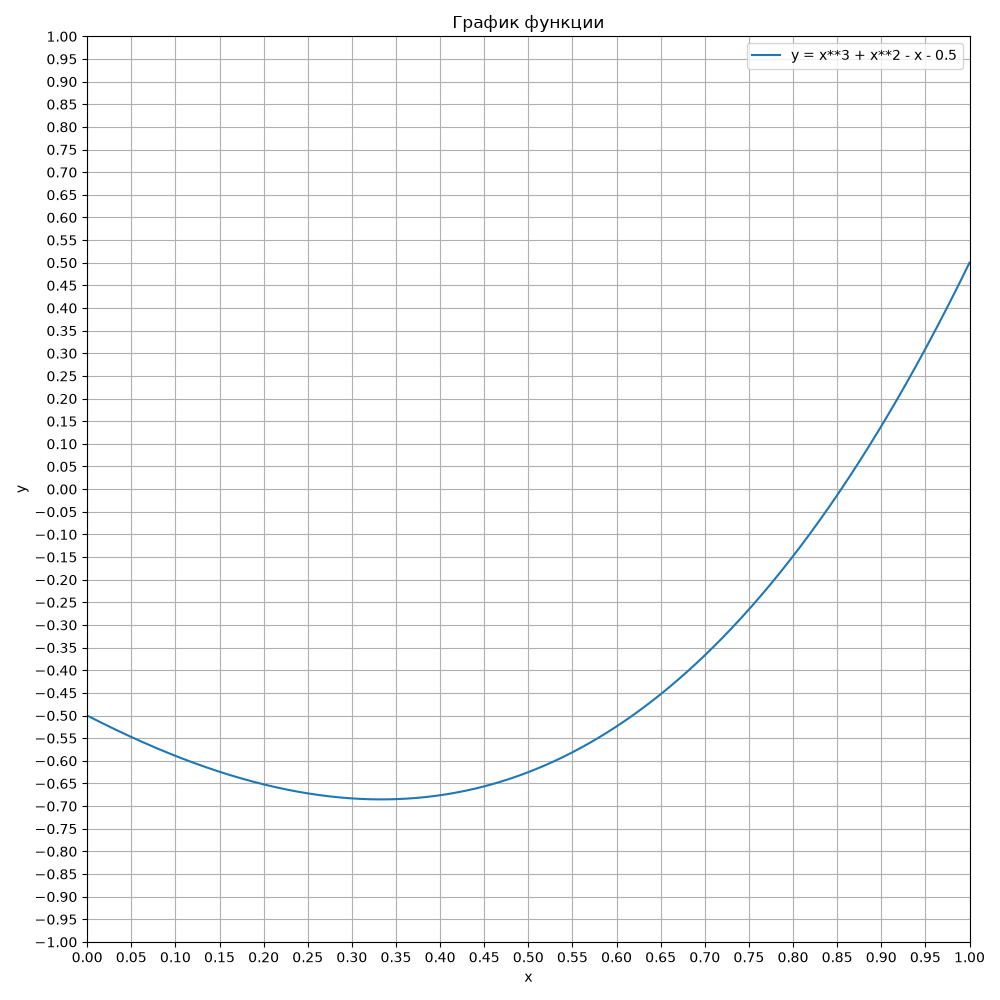

Python code for this plot:
import matplotlib.pyplot as plt
from matplotlib.ticker import MultipleLocator


LEFT_BORDER = 0.8
RIGHT_BORDER = 0.9
LAMBDA = 0.3
MAX_ITERATIONS = 1000
GRAPH_LEFT_X = 0
GRAPH_RIGHT_X = 1
GRAPH_LEFT_Y = -1
GRAPH_RIGHT_Y = 1
GRAPH_STEP = 0.001
GRAPH_FILE = '1.png'


def function(x):
    return x ** 3 + x ** 2 - x - 0.5


def first_derivative(x):
    return 3 * x ** 2 + 2 * x - 1


def equivalent_function(x):
    return x - LAMBDA * function(x)


def find_q():
    borders_values = [equivalent_function(LEFT_BORDER),
                      equivalent_function(RIGHT_BORDER)]
    if min(borders_values) < LEFT_BORDER or max(borders_values) > RIGHT_BORDER:
        raise ValueError('Не выполняется условие 1) теоремы 2.3')
    q = max(
        abs(1 - LAMBDA * first_derivative(LEFT_BORDER)),
        abs(1 - LAMBDA * first_derivative(RIGHT_BORDER))
    )
    if q >= 1:
        raise ValueError('Не выполняется условие 2) теоремы 2.3')
    return q


def simple_iter_method(epsilon, q):
    x = (LEFT_BORDER + RIGHT_BORDER) / 2
    list_x = list()
    list_x.append(x)
    for i in range(MAX_ITERATIONS):
        next_x = equivalent_function(x)
        list_x.append(next_x)
        error = q / (1 - q) * abs(next_x - x)
        x = next_x
        if error <= epsilon:
            return x, list_x
    raise RuntimeError('Метод простой итерации не сошёлся')


def newton_method(epsilon):
    x = RIGHT_BORDER
    list_x = list()
    list_x.append(x)
    for i in range(MAX_ITERATIONS):
        next_x = x - function(x) / first_derivative(x)
        list_x.append(next_x)
        if abs(next_x - x) <= epsilon:
            return next_x, list_x
        x = next_x
    raise RuntimeError('Метод Ньютона не сошёлся')


def make_graph():
    points_count = round((GRAPH_RIGHT_X - GRAPH_LEFT_X) / GRAPH_STEP)
    list_x = list()
    for i in range(points_count + 1):
        list_x.append(GRAPH_LEFT_X + i * GRAPH_STEP)
    list_y = list()
    for x in list_x:
        list_y.append(function(x))
    figure, axes = plt.subplots(figsize=(10, 10))
    axes.set_title('График функции')
    axes.plot(list_x, list_y, label='y = x**3 + x**2 - x - 0.5')
    axes.set_xlabel('x')
    axes.set_ylabel('y')
    axes.set_xlim(GRAPH_LEFT_X, GRAPH_RIGHT_X)
    axes.set_ylim(GRAPH_LEFT_Y, GRAPH_RIGHT_Y)
    axes.xaxis.set_major_locator(MultipleLocator(0.05))
    axes.yaxis.set_major_locator(MultipleLocator(0.05))
    axes.grid(True)
    axes.legend()
    figure.tight_layout()
    figure.savefig(GRAPH_FILE)
    plt.close(figure)


def main():
    try:
        with open('input1.txt', 'r', encoding='utf-8') as file:
            epsilon = float(file.read().strip())
    except FileNotFoundError:
        raise FileNotFoundError('Отсутствует input1.txt')
    except Exception as e:
        raise ValueError(f'Некорректный input1.txt: {e}')
    if epsilon <= 0:
        raise ValueError('Точность должна быть положительной')
    q = find_q()
    make_graph()
    simple_x, simple_list_x = simple_iter_method(epsilon, q)
    newton_x, newton_list_x = newton_method(epsilon)
    with open('output1.txt', 'w', encoding='utf-8') as file:
        file.write('x^3 + x^2 - x - 0.5 = 0' + '\n')
        file.write(f'Точность вычислений = {epsilon:.3g}' + '\n\n')
        file.write('Графически определено' + '\n')
        file.write(f'x на [{LEFT_BORDER}, {RIGHT_BORDER}]' + '\n')
        file.write('\n' + 'Метод простой итерации' + '\n')
        file.write('Начальное приближение x0 = '
                   f'{((LEFT_BORDER + RIGHT_BORDER) / 2):.3g}' + '\n')
        file.write('i - номер итерации' + '\n')
        file.write('x^(k) - текущее приближение корня' + '\n')
        file.write('q/(1-q)*|x^(k+1)-x^(k)| - оценка погрешности' + '\n')
        file.write('i  x^(k)  q/(1-q)*|x^(k+1)-x^(k)|' + '\n')
        for i in range(len(simple_list_x) - 1):
            x_k = simple_list_x[i]
            x_k1 = simple_list_x[i + 1]
            error = q / (1 - q) * abs(x_k1 - x_k)
            file.write(f'{i}  {x_k:.3g}  {error:.3g}' + '\n')
        file.write(f'Корень методом простой итерации: {simple_x:.3g}' + '\n')
        file.write('\n' + 'Метод Ньютона' + '\n')
        file.write(f'Начальное приближение x0 = {RIGHT_BORDER:.3g}' + '\n')
        file.write('i - номер итерации' + '\n')
        file.write('x^(k) - текущее приближение корня' + '\n')
        file.write('|x^(k+1)-x^(k)| - оценка погрешности' + '\n')
        file.write('i  x^(k)  |x^(k+1)-x^(k)|' + '\n')
        for i in range(len(newton_list_x) - 1):
            x_k = newton_list_x[i]
            x_k1 = newton_list_x[i + 1]
            delta = abs(x_k1 - x_k)
            file.write(f'{i}  {x_k:.3g}  {delta:.3g}' + '\n')
        file.write(f'Корень методом Ньютона: {newton_x:.3g}')


if __name__ == '__main__':
    main()
